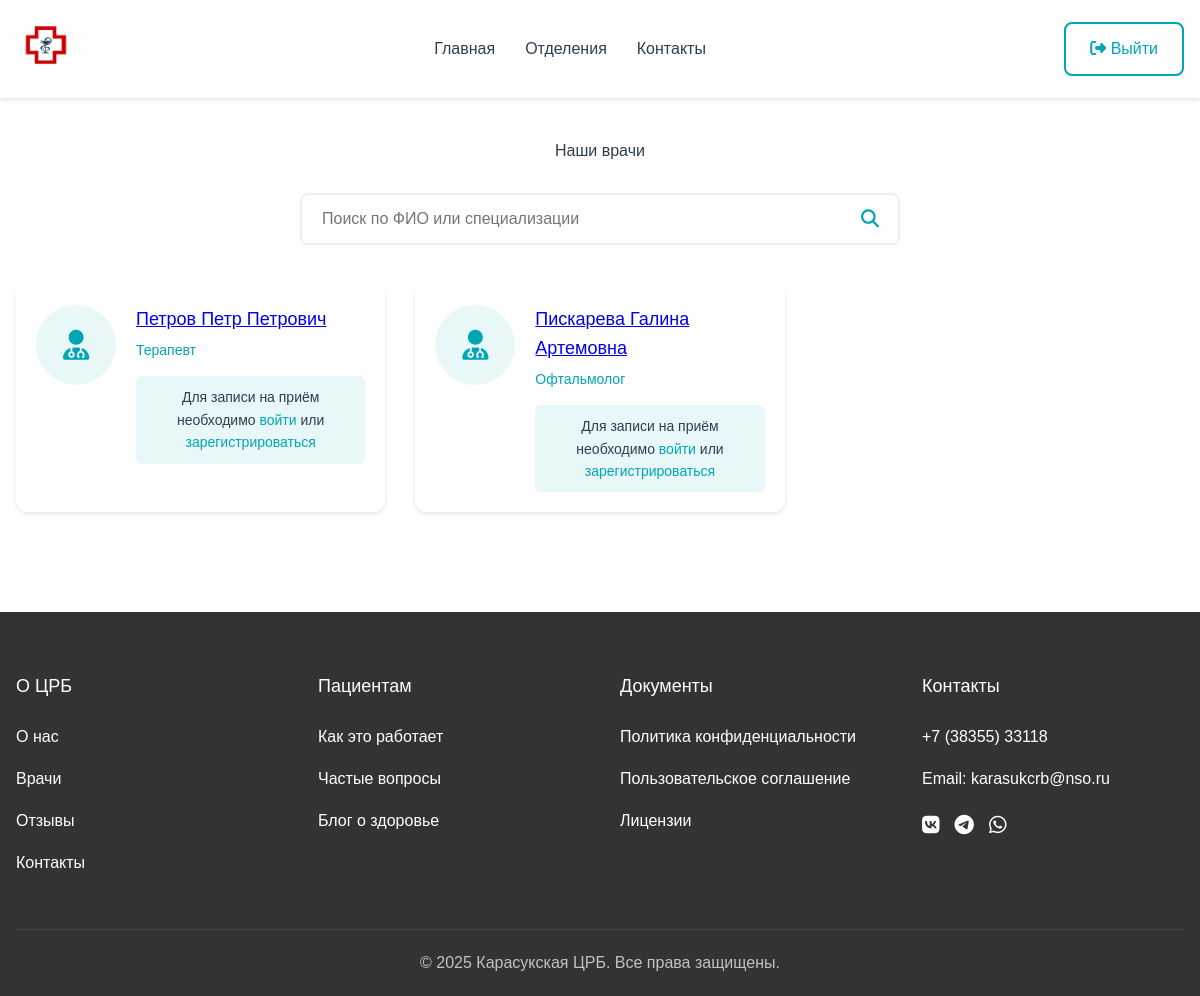
Page /doctors.php on the earlier database version.
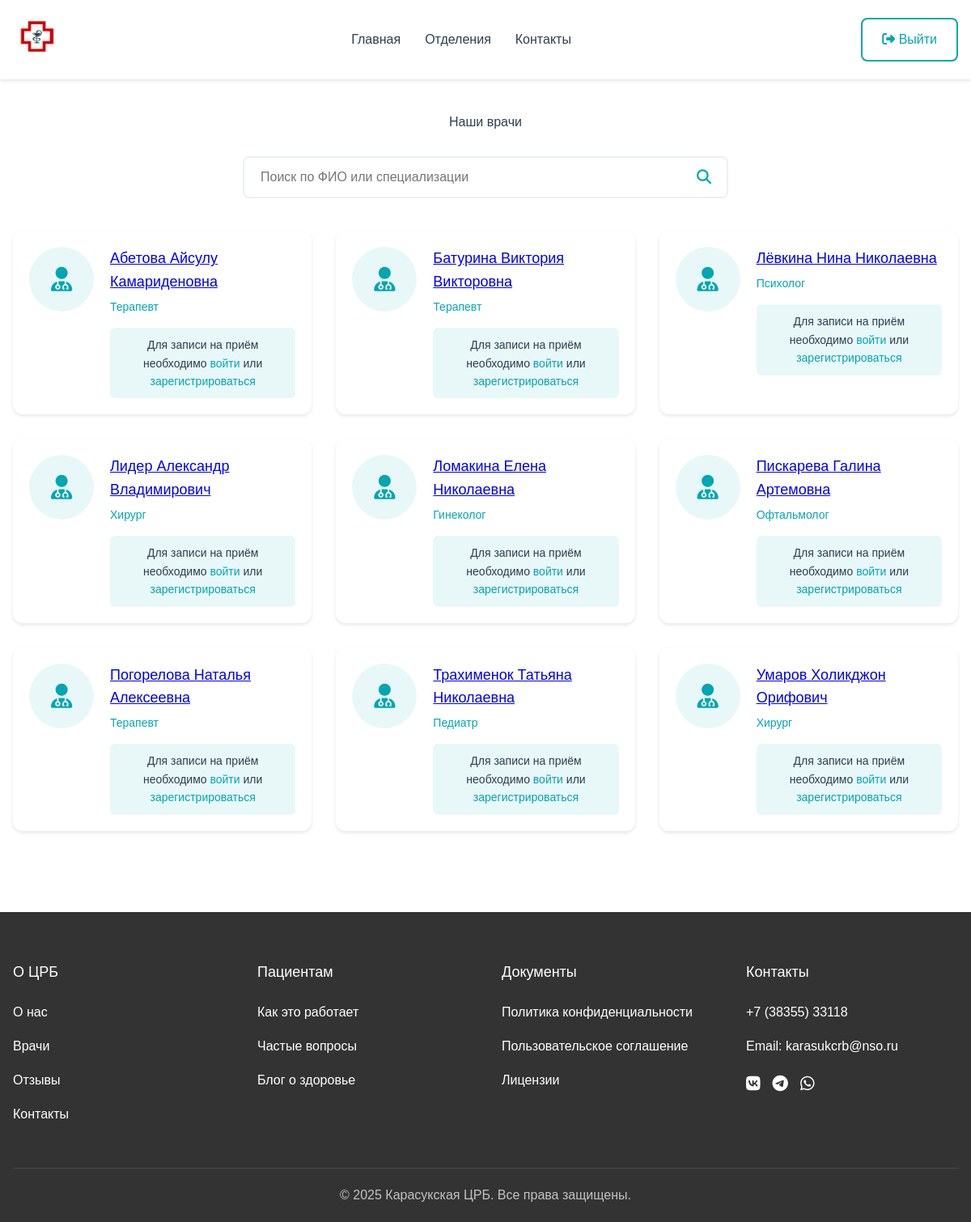
Same page on the later database version.
### tables this page shows
CREATE TABLE `users` (
  `id` int(11) NOT NULL,
  `name` varchar(256) NOT NULL,
  `surname` varchar(256) NOT NULL,
  `patronymic` varchar(256) DEFAULT NULL,
  `email` varchar(256) NOT NULL,
  `phone` varchar(256) NOT NULL,
  `password` varchar(256) NOT NULL,
  `agree` tinyint(1) NOT NULL DEFAULT 0,
  `api_token` varchar(256) DEFAULT NULL,
  `type` varchar(20) DEFAULT 'patient',
  `specialization` varchar(256) DEFAULT NULL,
  `created_at` timestamp NOT NULL DEFAULT current_timestamp()
);

### doctors.php (the view, shortened to what this page needs)
<?php
include_once('api/db.php');
$search = isset($_GET['search']) ? trim($_GET['search']) : '';
$sql = "
    SELECT id, name, surname, patronymic, specialization
    FROM users
    WHERE type = 'doctor'
";
$sql .= " ORDER BY surname, name";
$stmt = $db->prepare($sql);
if (!empty($search)) {
    $searchParam = "%{$search}%";
    $stmt->execute([$searchParam, $searchParam]);
} else {
    $stmt->execute();
}
$doctors = $stmt->fetchAll();
?>
<!DOCTYPE html>
<html lang="ru">
<head>
    <link rel="stylesheet" href="styles/settings.css">
    <link rel="stylesheet" href="styles/pages/doctors.css">
    <link rel="stylesheet" href="https://cdnjs.cloudflare.com/ajax/libs/font-awesome/6.5.1/css/all.min.css">
</head>
<body>
     <header class="header">
        <div class="container">
            <div class="header__wrapper">
                <div class="logo">
                    <a href="index.php">
                        <img src="img/logo2.png" alt="Логотип ЦРБ">
                    </a>
                </div>
                <nav class="main-nav">
                    <ul class="main-nav__list">
                        <li><a href="index.php">Главная</a></li>
                        <li><a href="departments.php">Отделения</a></li>
                        <li><a href="contacts.php">Контакты</a></li>
                    </ul>
                </nav>
                <div class="auth-buttons">
                    <a href="api/logout.php" class="btn btn--secondary">
                        <i class="fas fa-sign-out-alt"></i> Выйти
                    </a>
                </div>
            </div>
        </div>
    </header>
    <main class="container">
        <section class="doctors-section">
            <h1>Наши врачи</h1>
            <form class="search-form" action="" method="GET">
                <div class="search-wrapper">
                    <input type="text"
                           name="search"
                           value="<?= htmlspecialchars($search) ?>"
                           placeholder="Поиск по ФИО или специализации"
                           class="search-input">
                    <button type="submit" class="search-button">
                        <i class="fas fa-search"></i>
                    </button>
                </div>
            </form>
            <div class="doctors-grid">
                <?php if (empty($doctors)): ?>
                    <div class="no-results">
                        <p>По вашему запросу ничего не найдено</p>
                    </div>
                <?php else: ?>
                    <?php foreach ($doctors as $doctor): ?>
                        <div class="doctor-card">
                            <div class="doctor-photo">
                                <i class="fas fa-user-md"></i>
                            </div>
                            <div class="doctor-info">
                                <h3>
                                    <a href="doctor.php?id=<?= $doctor['id'] ?>">
                                        <?= htmlspecialchars($doctor['surname'] . ' ' . $doctor['name'] . ' ' . $doctor['patronymic']) ?>
                                    </a>
                                </h3>
                                <p class="specialization"><?= htmlspecialchars($doctor['specialization']) ?></p>
                                <?php if (isset($_SESSION['token'])): ?>
                                    <a href="appointment.php?doctor_id=<?= $doctor['id'] ?>" class="btn btn--primary">Записаться на приём</a>
                                <?php else: ?>
                                    <div class="auth-prompt">
                                        <p>Для записи на приём необходимо
                                           <a href="login.php">войти</a> или
                                           <a href="register.php">зарегистрироваться</a>
                                        </p>
                                    </div>
                                <?php endif; ?>
                            </div>
                        </div>
                    <?php endforeach; ?>
                <?php endif; ?>
            </div>
        </section>
    </main>
    <?php include 'includes/footer.php'; ?>
</body>
</html>

### includes/footer.php
<footer class="footer">
    <div class="container">
        <div class="footer__grid">
            <div class="footer__column">
                <h4>О ЦРБ</h4>
                <ul>
                    <li><a href="/about">О нас</a></li>
                    <li><a href="/doctors">Врачи</a></li>
                    <li><a href="/reviews">Отзывы</a></li>
                    <li><a href="/contacts">Контакты</a></li>
                </ul>
            </div>
            <div class="footer__column">
                <h4>Пациентам</h4>
                <ul>
                    <li><a href="/how-it-works">Как это работает</a></li>
                    <li><a href="/faq">Частые вопросы</a></li>
                    <li><a href="/blog">Блог о здоровье</a></li>
                </ul>
            </div>
            <div class="footer__column">
                <h4>Документы</h4>
                <ul>
                    <li><a href="/privacy">Политика конфиденциальности</a></li>
                    <li><a href="/terms">Пользовательское соглашение</a></li>
                    <li><a href="/license">Лицензии</a></li>
                </ul>
            </div>
            <div class="footer__column">
                <h4>Контакты</h4>
                <ul>
                    <li><a href="tel:+79001234567">+7 (38355) 33118</a></li>
                    <li><a href="mailto:CRBKarasukOnline@mail.ru">Email: karasukcrb@nso.ru</a></li>
                    <li>
                        <div class="social-links">
                            <a href="#" class="social-link"><i class="fab fa-vk" aria-hidden="true"></i></a>
                            <a href="#" class="social-link"><i class="fab fa-telegram"></i></a>
                            <a href="#" class="social-link"><i class="fab fa-whatsapp"></i></a>
                        </div>
                    </li>
                </ul>
            </div>
        </div>
        <div class="footer__bottom">
            <p>&copy; <?php echo date('Y'); ?> Карасукская ЦРБ. Все права защищены.</p>
        </div>
    </div>
</footer>

### styles/settings.css (style rules this page uses)
html, body, div, span, applet, object, iframe, h1, h2, h3, h4, h5, h6, p, blockquote, pre, a, abbr, acronym, address, big, cite, code, del, dfn, em, img, ins, kbd, q, s, samp, small, strike, strong, sub, sup, tt, var, b, u, i, center, dl, dt, dd, ol, ul, li, fieldset, form, label, legend, table, caption, tbody, tfoot, thead, tr, th, td, article, aside, canvas, details, embed, figure, figcaption, footer, header, hgroup, menu, nav, output, ruby, section, summary, time, mark, audio, video { margin: 0; padding: 0; border: 0; font-size: 100%; font: inherit; vertical-align: baseline; }
article, aside, details, figcaption, figure, footer, header, hgroup, menu, nav, section { display: block; }
body { line-height: 1; }
ol, ul { list-style: none; }
.container { max-width: 1240px; padding: 0 16px; margin: 0 auto; }

### styles/pages/doctors.css (style rules this page uses)
:root { --primary-color: #00A6B2; --secondary-color: #008792; --accent-color: #E8F8F9; --text-color: #2C3E50; --light-gray: #ECF0F1; --white: #FFFFFF; --error-color: #E74C3C; --success-color: #27AE60; }
body { font-family: 'Arial', sans-serif; line-height: 1.6; color: var(--text-color); min-width: 320px; }
.header { background: var(--white); box-shadow: 0 2px 4px rgba(0, 0, 0, 0.1); padding: 15px 0; }
.header__wrapper { display: flex; align-items: center; justify-content: space-between; }
.logo img { height: 60px; }
.main-nav__list { display: flex; list-style: none; gap: 30px; }
.main-nav__list a { color: var(--text-color); text-decoration: none; font-size: 16px; transition: color 0.3s; }
.btn { display: inline-block; padding: 12px 24px; border-radius: 8px; font-size: 16px; font-weight: 500; text-decoration: none; transition: all 0.3s; cursor: pointer; border: none; }
.btn--secondary { background: transparent; border: 2px solid var(--primary-color); color: var(--primary-color); }
.doctors-section { padding: 40px 0; }
.doctors-section h1 { text-align: center; color: var(--text-color); margin-bottom: 30px; }
.search-form { max-width: 600px; margin: 0 auto 40px; }
.search-wrapper { position: relative; display: flex; align-items: center; }
.search-input { width: 100%; padding: 15px 50px 15px 20px; border: 2px solid var(--light-gray); border-radius: 8px; font-size: 16px; transition: border-color 0.3s; }
.search-button { position: absolute; right: 15px; background: none; border: none; color: var(--primary-color); cursor: pointer; font-size: 18px; }
.doctors-grid { display: grid; grid-template-columns: repeat(auto-fill, minmax(300px, 1fr)); gap: 30px; margin-top: 30px; }
.doctor-card { background: #fff; border-radius: 12px; padding: 20px; box-shadow: 0 2px 4px rgba(0, 0, 0, 0.1); transition: transform 0.3s, box-shadow 0.3s; display: flex; gap: 20px; }
.doctor-photo { width: 80px; height: 80px; background: var(--accent-color); border-radius: 50%; display: flex; align-items: center; justify-content: center; color: var(--primary-color); font-size: 30px; }
.doctor-info { flex: 1; }
.doctor-info h3 { margin: 0 0 5px; color: var(--text-color); font-size: 18px; }
.specialization { color: var(--primary-color); margin: 0 0 15px; font-size: 14px; font-weight: 500; }
.auth-prompt { background: var(--accent-color); padding: 10px; border-radius: 6px; font-size: 14px; text-align: center; }
.auth-prompt a { color: var(--primary-color); text-decoration: none; font-weight: 500; }
.footer { background: #333; color: #fff; padding: 60px 0 20px; margin-top: 60px; }
.footer__grid { display: grid; grid-template-columns: repeat(auto-fit, minmax(200px, 1fr)); gap: 40px; margin-bottom: 40px; }
.footer__column h4 { margin-bottom: 20px; font-size: 18px; color: #fff; }
.footer__column ul { list-style: none; padding: 0; margin: 0; }
.footer__column ul li { margin-bottom: 10px; }
.footer__column a { color: #fff; text-decoration: none; line-height: 2; transition: color 0.3s; }
.social-links { display: flex; gap: 15px; margin-top: 10px; }
.social-link { font-size: 20px; color: #fff; transition: color 0.3s; }
.footer__bottom { text-align: center; padding-top: 20px; border-top: 1px solid rgba(255, 255, 255, 0.1); }
.footer__bottom p { margin: 0; color: rgba(255, 255, 255, 0.7); }

Differences in the rows shown:
removed users: surname+name+patronymic "Петров Петр Петрович", specialization "Терапевт"
added users: surname+name+patronymic "Абетова Айсулу Камариденовна", specialization "Терапевт"
added users: surname+name+patronymic "Батурина Виктория Викторовна", specialization "Терапевт"
added users: surname+name+patronymic "Лёвкина Нина Николаевна", specialization "Психолог"
added users: surname+name+patronymic "Лидер Александр Владимирович", specialization "Хирург"
added users: surname+name+patronymic "Ломакина Елена Николаевна", specialization "Гинеколог"
added users: surname+name+patronymic "Погорелова Наталья Алексеевна", specialization "Терапевт"
added users: surname+name+patronymic "Трахименок Татьяна Николаевна", specialization "Педиатр"
added users: surname+name+patronymic "Умаров Холикджон Орифович", specialization "Хирург"
